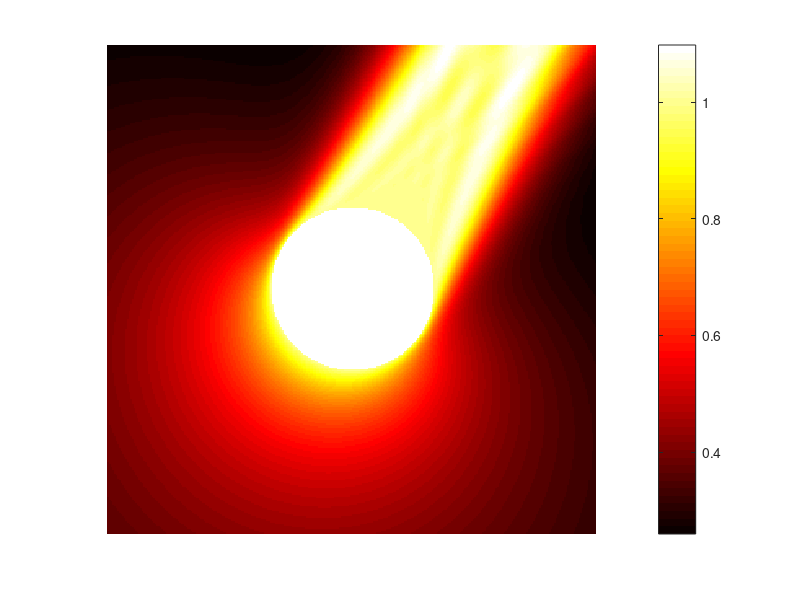
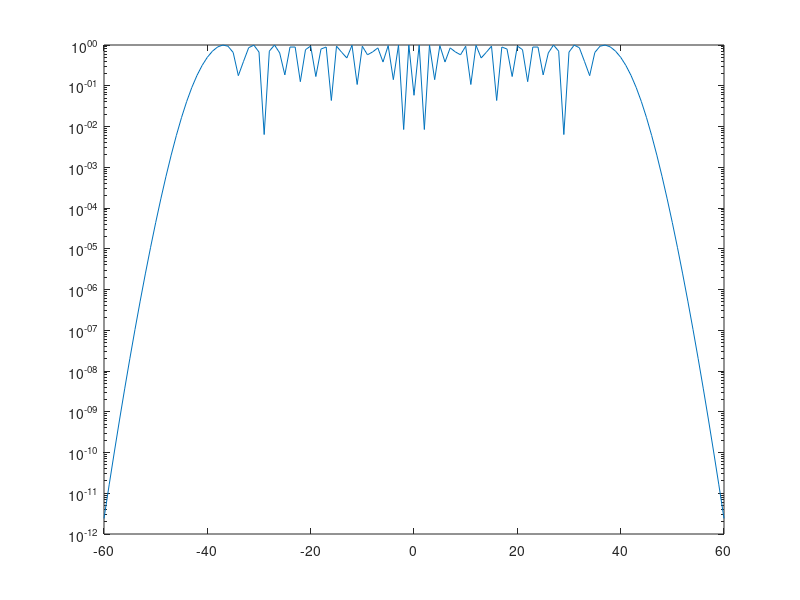

The MATLAB source for these figures, in order: (Note: this script raises an error after producing the figures.)
% far field di un'onda piana contro una circonferenza 
% calcoli fatti su un foglio di brutta, ho fatto la foto
clear; clc; close all; 

R = 1; % raggio circonferenza
z0 = 0 + 0*1i; % centro circonferenza
k = 40; 
L_max = ceil(k*R)+20;
theta = pi/3; 
d = exp(1i*theta);

obs = @(t) z0 + R*exp(1i*t); 
obs_der = @(t) 1i*R*exp(1i*t); 
obs_der_abs = @(t) abs(1i*R*exp(1i*t)); 


x_lim = [real(z0)-R-2, real(z0)+R+2]; 
y_lim = [imag(z0)-R-2, imag(z0)+R+2];
n_points_plot = 300; 
x_plot = linspace(x_lim(1), x_lim(2), n_points_plot+1);
y_plot = linspace(y_lim(1), y_lim(2), n_points_plot+1);
[X, Y] = meshgrid(x_plot, y_plot);
Z = X + 1i*Y; 
mask = (X.^2 + Y.^2 < R); % disco di raggio R 

u_scat = zeros(size(Z));

fprintf("Computing u_ref \t")
% calcolo il campo scatterato (non strettamente necessario) e il far field
% pattern (vedere foto sul telefono per la formula usata)
u_coeff = zeros(2*L_max+1, 1);
theta = linspace(0, 2*pi, 360)';
farField = zeros(size(theta));

for l = -L_max:L_max
    u_scat = u_scat - (1i)^l * besselj(l, k*R) ./ besselh(l, 1, k*R) .* besselh(l, 1, k*abs(Z)) .* (Z./(d*abs(Z))).^l;
    % nei coefficienti sotto c'è un segno meno, ma tanto poi plotto il
    % valore assoluto, lo metto lo stesso per completezza
    
    u_coeff(l+L_max+1) = -(1i)^l * besselj(l, k*R) ./ besselh(l, 1, k*R) * (1/d)^l; 
    farField = farField + sqrt( 2/(pi*k) ) * exp(-pi*1i/4) * u_coeff(l+L_max+1) * exp(-l*pi*1i/2) * exp(1i*l*(theta));
    % se sostituisco nella riga sopra theta + pi al posto di theta e
    % considero l'angolo di incidenza dell'onda come theta + pi ho lo
    % stesso plot in polarplot che se non mettessi pi in entrambi i posti
end

u_scat(mask) = complex(NaN, NaN);
fprintf("done\n")

%%%%%%%%%%%%%%%%%%%%%%%%%%%%%%%%%%  PLOT  %%%%%%%%%%%%%%%%%%%%%%%%%%%%%%%%%

figure; 
pcolor(X, Y, abs(u_scat)); shading flat; colorbar; axis square; axis off; colormap("hot")

figure;
semilogy(-L_max:L_max, abs(u_coeff), LineWidth=2, DisplayName="valore assoluto")
grid on

% Guardando i plot dei moduli dei coefficienti di u_scat si vede
% che per valori di \ell \in \mathbb{Z} molto più grandi o più piccoli (in
% modulo) del valore k*R si hanno coefficienti molto piccoli (in modulo)

figure; 
minFarField = min(log10(abs(farField)));

polarplot(theta, -min(log10(abs(farField))) + log10(abs(farField)), lineWidth = 2)
